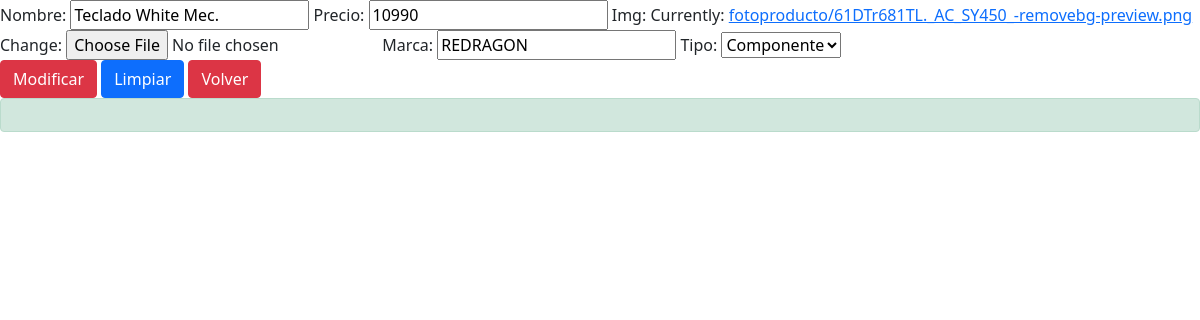
/modificar/22, run on the app's committed database.
### productos/models.py (models this page shows, shortened)
class Producto(models.Model):
    idpro = models.AutoField(primary_key=True,verbose_name='ID')
    nombre = models.CharField(max_length=20, verbose_name='Nombre')
    precio = models.IntegerField(verbose_name='Precio')
    img = models.ImageField(upload_to = 'fotoproducto/', null=True)
    marca = models.CharField(max_length=20,null=True, blank=True, verbose_name='Marca')
    tipo = models.ForeignKey(TipoProducto,null=True, on_delete=models.CASCADE)

### productos/views.py (the view)
def modificar_pro(request, ID):
    producto = Producto.objects.get(idpro=ID)
    datos = {
        'form':Img(instance=producto)
    }
    if(request.method == 'POST'):
        form = Img(request.POST,request.FILES, instance=producto)
        if form.is_valid():
            form.save()
            datos['mensaje'] = 'Modificado correctamente'
    return render(request, 'productos/modificar.html', datos)

### productos/forms.py
class Img(forms.ModelForm):
    class Meta:
        model = Producto
        fields = ['nombre','precio','img','marca','tipo']

### productos/models.py (called while the page is built)
    def __str__(self):
        return self.nombreTp

### productos/templates/productos/modificar.html (shortened to what this page needs)
<!DOCTYPE html>
<html lang="en">
<head>
    <link href="https://cdn.jsdelivr.net/npm/bootstrap@5.1.3/dist/css/bootstrap.min.css" rel="stylesheet">
</head>
<body>
    <div class="row">
        <form action="" method="post" id="formulario">
            <div class="form_group">
                {{form.as_table}}
            </div>
            <input type="submit" class="btn btn-danger" id="enviar" value="Modificar">
            <input type="reset" class="btn btn-primary" id="limpiar" value="Limpiar">
            <a class="btn btn-danger" href="{% url 'ListarProducto' %}" role="button">Volver</a>
            <div id="error" class="alert alert-success" role="alert">
            </div>
        </form>
    </div>
</body>
</html>

### data on the page
Producto: nombre "Teclado White Mec.", precio "10990", marca "REDRAGON", tipo "Componente"
